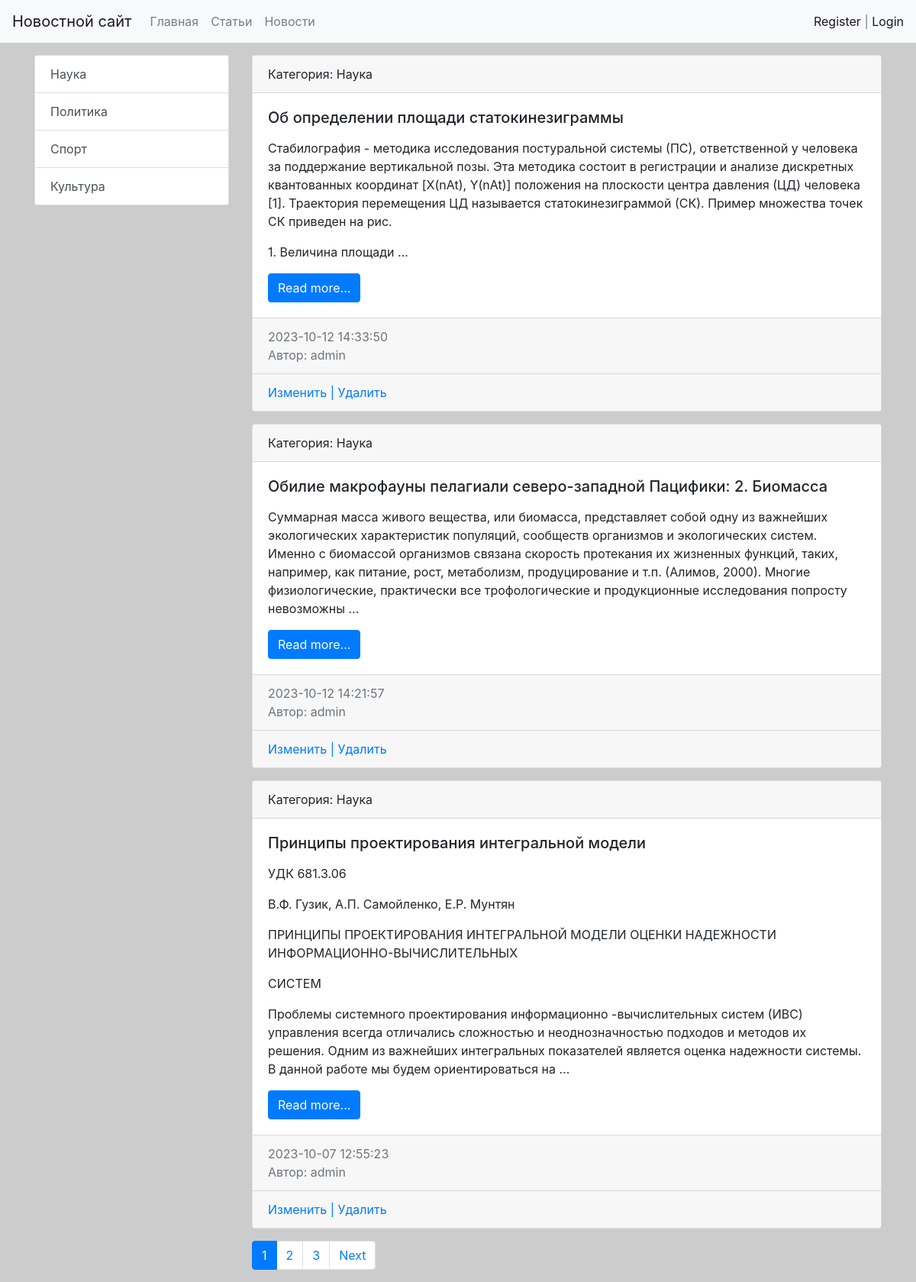
Page /category/1/ on the committed database.
### news/models.py (models this page shows, shortened)
class Category(models.Model):
    name = models.CharField(max_length=64, unique=True)
    def get_absolute_url(self):
        return reverse('category', kwargs={'category_id': self.pk})
    def __str__(self):
        return self.name.title()

class Post(models.Model):
    NEWS = 'NW'
    ARTICLE = 'AR'
    CATEGORY_CHOICES = [
        (NEWS, 'Новость'),
        (ARTICLE, 'Статья'),
    ]
    author = models.ForeignKey(Author, on_delete=models.CASCADE)
    title = models.CharField(max_length=128)
    type_category = models.CharField(max_length=2, choices=CATEGORY_CHOICES, default=ARTICLE)
    content = models.TextField()
    category = models.ForeignKey(Category, on_delete=models.CASCADE)
    publish = models.DateTimeField(default=timezone.now)
    created = models.DateTimeField(auto_now_add=True)
    updated = models.DateTimeField(auto_now=True)
    rating = models.SmallIntegerField(default=0)
    class Meta:
        ordering = ['-publish']
        indexes = [
            models.Index(fields=['publish'])
        ]
    def get_absolute_url(self):
        return reverse('view_news', kwargs={'news_id': self.pk})

class Author(models.Model):
    author_user = models.OneToOneField(User, on_delete=models.CASCADE)
    author_rating = models.SmallIntegerField(default=0)
    def __str__(self):
        return self.author_user.username

### news/views.py (the view)
# urls.py: path('category/<int:category_id>/', views.NewsByCategory.as_view(), name='category'),
class NewsByCategory(ListView):
    model = Post
    template_name = 'news/category.html'
    context_object_name = 'news'
    paginate_by = 3
    def get_context_data(self, *, object_list=None, **kwargs):
        context = super().get_context_data(**kwargs)
        context['title'] = Category.objects.get(pk=self.kwargs['category_id'])
        return context
    def get_queryset(self):
        return Post.objects.filter(category_id=self.kwargs['category_id'])

### news/templatetags/news_tags.py (called while the page is built)
@register.inclusion_tag('news/list_categories.html')
def show_categories():
    categories = Category.objects.all()
    return {'categories': categories}

### news/templates/news/category.html (shortened to what this page needs)
{% extends 'base.html' %}
{% block sidebar %}
{% include 'inc/_sidebar.html' %}
{% endblock %}
{% block content %}
    {% for item in news %}
    <div class="card mb-3">
        <div class="card-header">
            Категория: {{ item.category }}
        </div>
        <div class="card-body">
            <div class="media">
                <div class="media-body">
                    <h5 class="card-title">{{ item.title }}</h5>
                    <p class="card-text">{{ item.content|safe|linebreaks|truncatewords:50 }}</p>
                    <a href="{{ item.get_absolute_url }}" class="btn btn-primary">Read more...</a>
                </div>
            </div>
        </div>
        <div class="card-footer text-muted">
            {{ item.created|date:"Y-m-d H:i:s" }}
            <br>
            Автор: {{ item.author }}
        </div>
        <div class="card-footer">
            <a href="{% url 'update_news' pk=item.id %}">Изменить | </a>
            <a href="{% url 'delete_news' item.id %}">Удалить</a>
        </div>
    </div>
    {% endfor %}
{% endblock %}
{% block paginator %}
{% include 'inc/pagination.html' %}
{% endblock %}

### news/templates/news/list_categories.html
<div class="list-group">
  {% for item in categories %}
  <a href="{{ item.get_absolute_url }}" class="list-group-item list-group-item-action">{{ item.name }}</a>
  {% endfor %}
</div>

### static/css/style.css (style rules this page uses)
body { background-color: #ccc; }

### rows in the picture
Category: name "Наука"
Category: name "Политика"
Category: name "Спорт"
Category: name "Культура"
Post: category "Наука", title "Об определении площади статокинезиграммы", content "Стабилография - методика исследования постуральной системы (ПС), ответственной у человека за поддержание вертикальной позы. Эта методика состоит в регистрации и анализе дискретных квантованных координат [X(nAt), Y(nAt)] положения на плоскости центра давления (ЦД) человека [1]. Траектория перемещения ЦД называется статокинезиграммой (СК). Пример множества точек СК приведен на рис. 1. Величина площади …", created "2023-10-12 14:33:50", author "admin"
Post: category "Наука", title "Обилие макрофауны пелагиали северо-западной Пацифики: 2. Биомасса", content "Суммарная масса живого вещества, или биомасса, представляет собой одну из важнейших экологических характеристик популяций, сообществ организмов и экологических систем. Именно с биомассой организмов связана скорость протекания их жизненных функций, таких, например, как питание, рост, метаболизм, продуцирование и т.п. (Алимов, 2000). Многие физиологические, практически все трофологические и продукционные исследования попросту невозможны …", created "2023-10-12 14:21:57", author "admin"
Post: category "Наука", title "Принципы проектирования интегральной модели", content "УДК 681.3.06 В.Ф. Гузик, А.П. Самойленко, Е.Р. Мунтян ПРИНЦИПЫ ПРОЕКТИРОВАНИЯ ИНТЕГРАЛЬНОЙ МОДЕЛИ ОЦЕНКИ НАДЕЖНОСТИ ИНФОРМАЦИОННО-ВЫЧИСЛИТЕЛЬНЫХ СИСТЕМ Проблемы системного проектирования информационно -вычислительных систем (ИВС) управления всегда отличались сложностью и неоднозначностью подходов и методов их решения. Одним из важнейших интегральных показателей является оценка надежности системы. В данной работе мы будем ориентироваться на …", created "2023-10-07 12:55:23", author "admin"

### other values in the picture
{{ p }} "1"
{{ p }} "2" "3"
